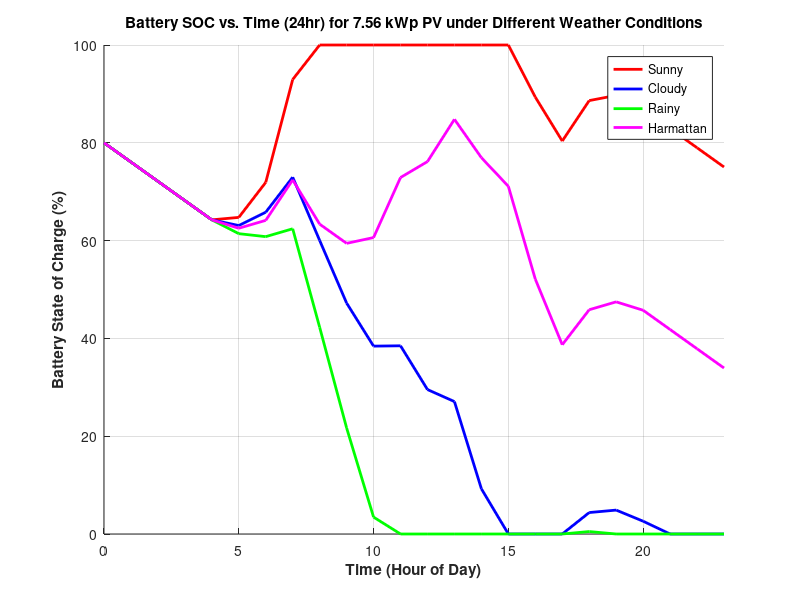

This chart was generated by the following MATLAB code:
clc;
clear;

% PV and Battery Parameters
PV_kWp = 7.56;                         % Total PV capacity
efficiency = 0.85;                     % System efficiency
battery_capacity_kWh = 16.08;          % Total nominal battery capacity
usable_capacity_kWh = battery_capacity_kWh * 0.8 * 0.9;  % 80% DoD, 90% efficiency
initial_SOC = 0.8 * usable_capacity_kWh;  % Initial SOC in kWh
time = 0:1:23;                         % 24-hour simulation (hourly)

% Load Profile Construction
load_profile = zeros(1, 24);
for t = 1:24
    if t >= 8 && t < 18  % 8 AM to 5 PM (working hours)
        % Randomly vary load between 3.0 – 4.96 kW
        load_profile(t) = 3.0 + (4.96 - 3.0) * rand();
    else
        % Non-working hours (constant standby load)
        load_profile(t) = 0.456;
    end
end

% Standard Irradiance Profiles (W/m²)
irradiance_profiles = struct( ...
    'Sunny',      [0 0 0 0 80 200 450 650 820 950 1050 1080 1020 900 720 550 380 220 90 20 0 0 0 0], ...
    'Cloudy',     [0 0 0 0 50 120 200 280 340 420 480 500 480 420 350 300 220 150 80 30 0 0 0 0], ...
    'Rainy',      [0 0 0 0 20 60 100 150 200 250 280 300 280 240 200 150 120 80 40 10 0 0 0 0], ...
    'Harmattan',  [0 0 0 0 40 100 220 350 500 600 700 720 680 600 500 400 300 200 100 40 0 0 0 0] ...
);

% Initialize plot
figure;
hold on;
colors = {'r', 'b', 'g', 'm'};
scenarios = fieldnames(irradiance_profiles);

for i = 1:length(scenarios)
    label = scenarios{i};
    G = irradiance_profiles.(label);
    
    % Calculate PV power output in kW
    pv_output = (G / 1000) * PV_kWp * efficiency;
    
    % Simulate SOC behavior
    SOC = zeros(1, 24);
    SOC(1) = initial_SOC;
    
    for t = 2:24
        net_energy = pv_output(t-1) - load_profile(t-1); % Net energy (kW)
        delta_energy = net_energy * 1;                   % Energy for 1 hour (kWh)
        SOC(t) = SOC(t-1) + delta_energy;
        SOC(t) = min(max(SOC(t), 0), usable_capacity_kWh); % Battery limits
    end
    
    % Normalize SOC to %
    SOC_percent = (SOC / usable_capacity_kWh) * 100;
    plot(time, SOC_percent, 'DisplayName', label, 'LineWidth', 2, 'Color', colors{i});
end

xlabel('Time (Hour of Day)', 'FontWeight', 'bold');
ylabel('Battery State of Charge (%)', 'FontWeight', 'bold');
title('Battery SOC vs. Time (24hr) for 7.56 kWp PV under Different Weather Conditions');
legend('Location', 'best');
grid on;
ylim([0 100]);
xlim([0 23]);
